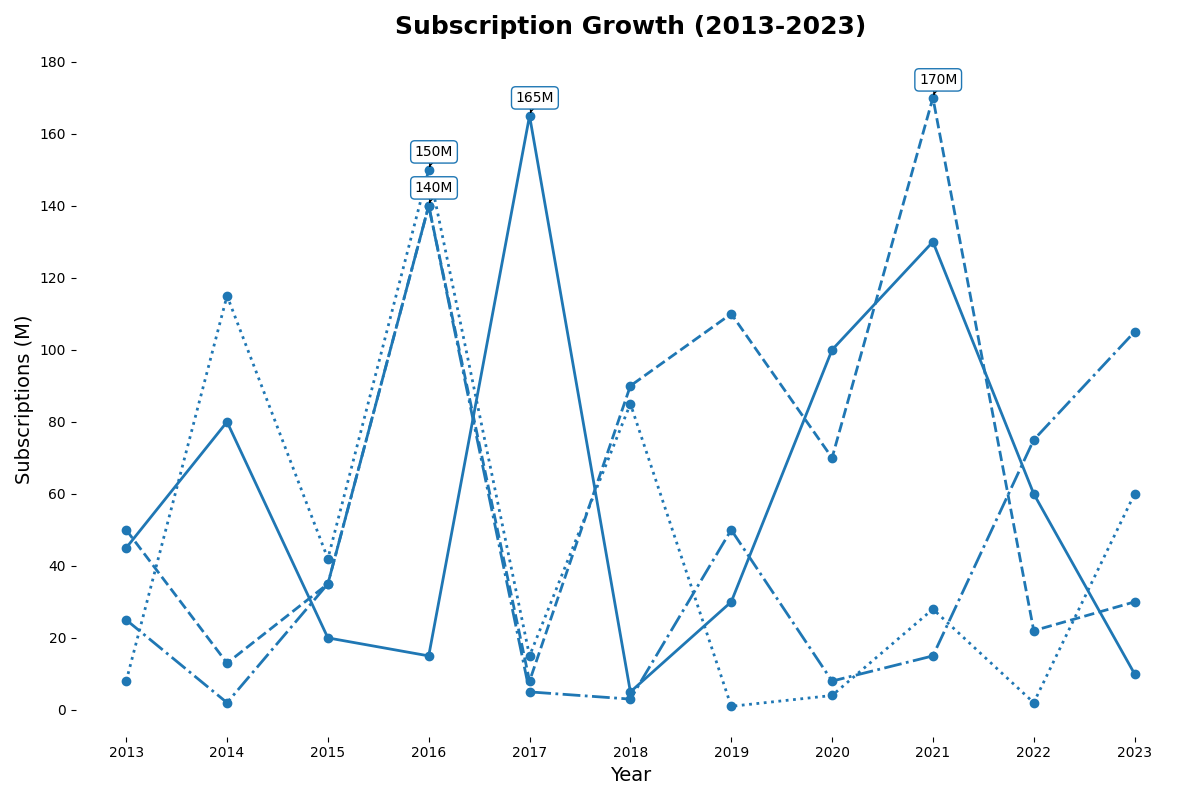

The Python source for this figure:
import matplotlib.pyplot as plt
import numpy as np

years = np.arange(2013, 2024)

service_a = np.array([45, 80, 20, 15, 165, 5, 30, 100, 130, 60, 10])
service_b = np.array([50, 13, 35, 140, 8, 90, 110, 70, 170, 22, 30])
service_c = np.array([25, 2, 35, 140, 5, 3, 50, 8, 15, 75, 105])
service_d = np.array([8, 115, 42, 150, 15, 85, 1, 4, 28, 2, 60])

fig, ax = plt.subplots(figsize=(12, 8))

line_styles = ['-', '--', '-.', ':']
services = [service_a, service_b, service_c, service_d]

uniform_color = '#1f77b4'

for service, linestyle in zip(services, line_styles):
    ax.plot(years, service, linestyle=linestyle, color=uniform_color, linewidth=2, marker='o', markersize=6)

ax.set_title('Subscription Growth (2013-2023)', fontsize=18, fontweight='bold', pad=20)
ax.set_xlabel('Year', fontsize=14)
ax.set_ylabel('Subscriptions (M)', fontsize=14)
ax.set_xticks(years)
ax.set_yticks(np.arange(0, 181, 20))

ax.spines['top'].set_visible(False)
ax.spines['right'].set_visible(False)
ax.spines['left'].set_visible(False)
ax.spines['bottom'].set_visible(False)

for service in services:
    peak_year = 2013 + np.argmax(service)
    peak_value = max(service)
    ax.annotate(f'{peak_value}M', xy=(peak_year, peak_value), xytext=(-10, 10),
                textcoords='offset points', fontsize=10,
                arrowprops=dict(facecolor=uniform_color, arrowstyle='->'),
                bbox=dict(facecolor='white', edgecolor=uniform_color, boxstyle='round,pad=0.3'))

plt.tight_layout()

plt.show()
